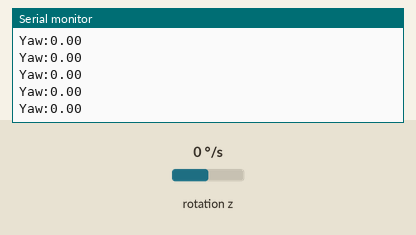
Recording of a sketch running on a simulated Arduino Uno, built with avr-gcc and run on an emulated ATmega328P. On the bench: the last lines printed to the serial monitor. Inputs (shaded band) come from the test bench; at power-on: rotation z 0 °/s.

Above: at 3.2 s.
3.3 s: rotation z set to -192 °/s
At 4.1 s:
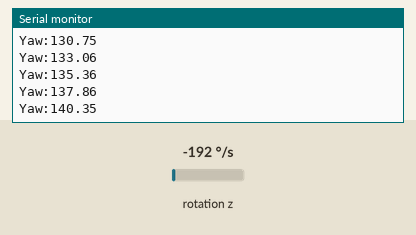
6.3 s: rotation z set to -100 °/s
At 6.8 s:
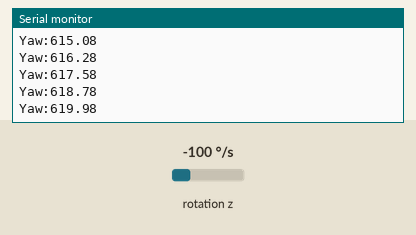
Timing chart, 0 to 9.3 s (numbered marks = the images above; inputs shaded):
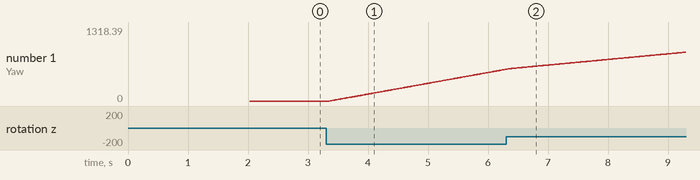

The sketch:

Demo3.ino
```cpp
#include <avr/wdt.h>
#include "MPU6050.h"
#include "MPU6050_getdata.h"

MPU6050_getdata AppMPU6050getdata;

void setup() {
  Serial.begin(9600);
  AppMPU6050getdata.MPU6050_dveInit();
  delay(2000);
  AppMPU6050getdata.MPU6050_calibration();
}

void loop() {
    static float Yaw;
    AppMPU6050getdata.MPU6050_dveGetEulerAngles(&Yaw);
    Serial.print("Yaw:");
    Serial.println(Yaw);
}
```

MPU6050_getdata.cpp
```cpp
/*
 * @Author: ELEGOO
 * @Date: 2019-10-22 11:59:09
 * @LastEditTime: 2020-06-19 11:57:50
 * @LastEditors: Changhua
 * @Description: conqueror robot tank
 * @FilePath:
 */

#include "I2Cdev.h"
#include "MPU6050.h"
#include "Wire.h"
#include "MPU6050_getdata.h"
#include <stdio.h>
#include <math.h>

MPU6050 accelgyro;
MPU6050_getdata MPU6050Getdata;

// static void MsTimer2_MPU6050getdata(void)
// {
//   sei();
//   int16_t ax, ay, az, gx, gy, gz;
//   accelgyro.getMotion6(&ax, &ay, &az, &gx, &gy, &gz); //读取六轴原始数值
//   float gyroz = -(gz - MPU6050Getdata.gzo) / 131 * 0.005f;
//   MPU6050Getdata.yaw += gyroz;
// }

bool MPU6050_getdata::MPU6050_dveInit(void)
{
  Wire.begin();
  uint8_t chip_id = 0x00;
  uint8_t cout;
  do
  {
    chip_id = accelgyro.getDeviceID();
    Serial.print("MPU6050_chip_id: ");
    Serial.println(chip_id);
    delay(10);
    cout += 1;
    if (cout > 10)
    {
      return true;
    }
  } while (chip_id == 0X00 || chip_id == 0XFF); //确保从机设备在线（强行等待 获取 ID ）
  accelgyro.initialize();
  // unsigned short times = 100; //采样次数
  // for (int i = 0; i < times; i++)
  // {
  //   gz = accelgyro.getRotationZ();
  //   gzo += gz;
  // }
  // gzo /= times; //计算陀螺仪偏移
  return false;
}
bool MPU6050_getdata::MPU6050_calibration(void)
{
  unsigned short times = 100; //采样次数
  for (int i = 0; i < times; i++)
  {
    gz = accelgyro.getRotationZ();
    gzo += gz;
  }
  gzo /= times; //计算陀螺仪偏移

  // gzo = accelgyro.getRotationZ();
  return false;
}
bool MPU6050_getdata::MPU6050_dveGetEulerAngles(float *Yaw)
{
  unsigned long now = millis();   //当前时间(ms)
  dt = (now - lastTime) / 1000.0; //微分时间(s)
  lastTime = now;                 //上一次采样时间(ms)
  gz = accelgyro.getRotationZ();
  float gyroz = -(gz - gzo) / 131.0 * dt; //z轴角速度
  if (fabs(gyroz) < 0.05)
  {
    gyroz = 0.00;
  }
  agz += gyroz; //z轴角速度积分
  *Yaw = agz;
  return false;
}
```

MPU6050_getdata.h
```cpp
/*
 * @Author: ELEGOO
 * @Date: 2019-10-22 11:59:09
 * @LastEditTime: 2020-06-12 17:22:13
 * @LastEditors: Changhua
 * @Description: conqueror robot tank
 * @FilePath:
 */
#ifndef _MPU6050_getdata_H_
#define _MPU6050_getdata_H_
#include <Arduino.h>
class MPU6050_getdata
{
public:
  bool MPU6050_dveInit(void);
  bool MPU6050_calibration(void);
  bool MPU6050_dveGetEulerAngles(float *Yaw);

public:
  //int16_t ax, ay, az, gx, gy, gz;
  int16_t gz;
  //float pith, roll, yaw;
  unsigned long now, lastTime = 0;
  float dt;      //微分时间
  float agz = 0; //角度变量
  long gzo = 0;  //陀螺仪偏移量
};

extern MPU6050_getdata MPU6050Getdata;
#endif
```

Measured:
- after the input at 3.3 s, the serial monitor: prints a new line after 0.07 s (image 1)
- plotted number 1: 0 → 564.48 after the input at 3.3 s
